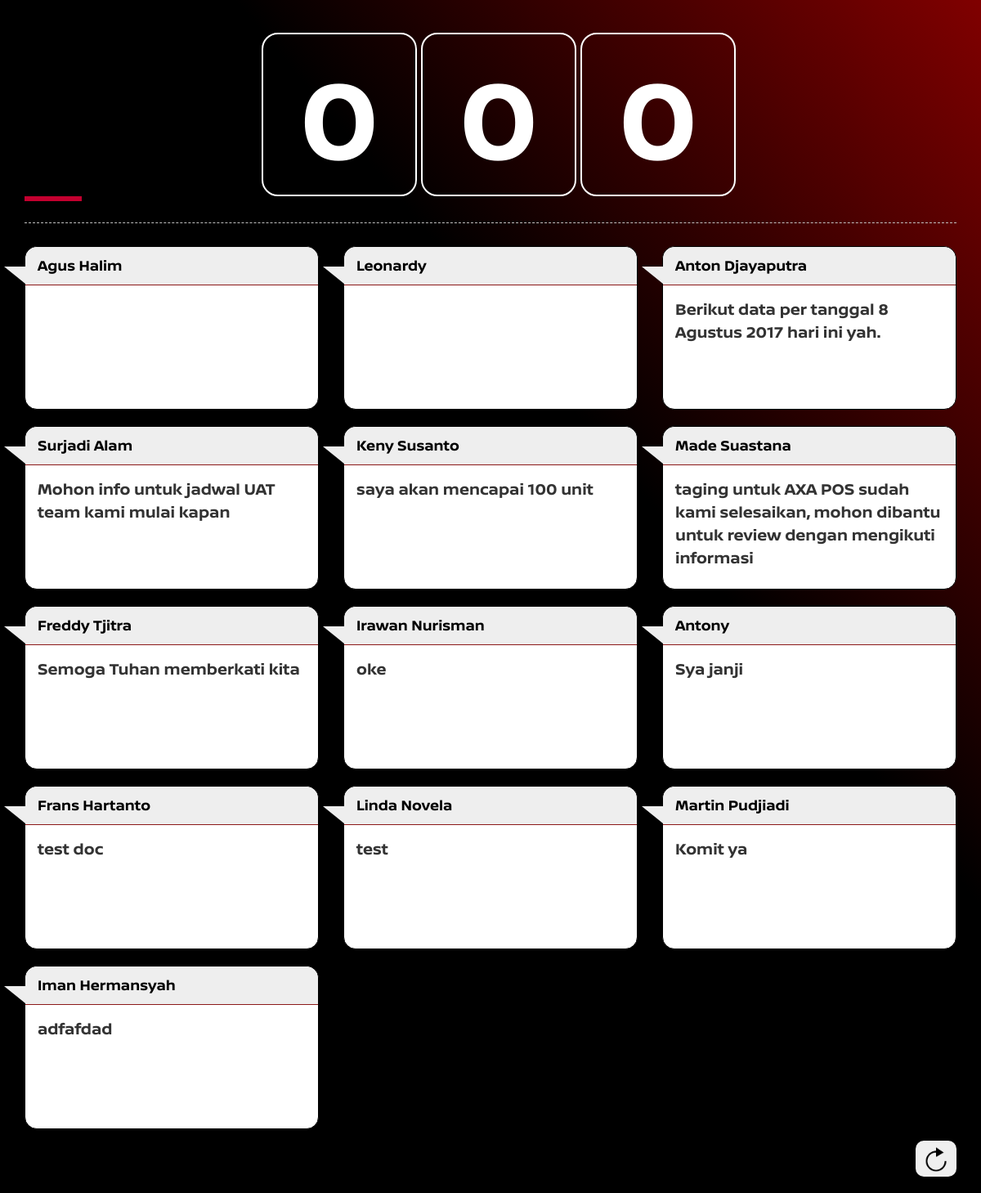
The page /index.php/dasboard on the database its author committed.
### tables this page shows
CREATE TABLE `user` (
  `ID` int(11) NOT NULL,
  `UserID` varchar(10) DEFAULT NULL,
  `UserType` enum('OfficialTeam','BoothRegistration','','') DEFAULT NULL,
  `IsActivated` enum('Yes','No','','') DEFAULT NULL,
  `UserName` varchar(100) DEFAULT NULL,
  `NoTelp` varchar(15) DEFAULT NULL,
  `Email` varchar(100) DEFAULT NULL,
  `CompanyID` int(11) DEFAULT NULL,
  `Cabang` varchar(250) DEFAULT NULL,
  `JobTitleID` int(11) DEFAULT NULL,
  `Commitment` varchar(500) DEFAULT NULL,
  `Image` varchar(500) DEFAULT NULL,
  `Signature` varchar(500) DEFAULT NULL,
  `Notes` varchar(500) DEFAULT NULL,
  `SubmitedDate` datetime DEFAULT NULL
);

### application/controllers/Dasboard.php (called while the page is built, shortened)
<?php
class Dasboard extends CI_Controller {
	public function __construct() {
		$this->load->model(array('UserModel'));
	}
	public function index()
	{
		$user = $this->UserModel->GetUser(1);
		$data['user'] = $user;
		$data['page'] = 1;
		$this->load->view('dasboard',$data);
	}
}

### index.php (called while the page is built, shortened)
<?php
require_once BASEPATH.'core/CodeIgniter.php';

### application/models/UserModel.php (called while the page is built, shortened)
<?php
class UserModel extends CI_Model {
	public function GetUser($page){
		$query = $this->db->query("select * from user where IsActivated='Yes' ORDER BY SubmitedDate");
		return $query->result();
	}
}

### application/views/dasboard.php (the view, shortened to what this page needs)
<!DOCTYPE html>
<html lang="en">
<head>
	<link href="css/bootstrap.min.css" rel="stylesheet">
	<link href="css/custom.css" rel="stylesheet">
	<link rel="stylesheet" media="print, screen" href="css/fonts/fonts-latin-basic.min.css">
	<link rel="stylesheet" media="print, screen" href="css/small.css">
	<link rel="stylesheet" media="print, screen and (min-width: 36.3125em)" href="css/medium.css">
	<link rel="stylesheet" media="print, screen and (min-width: 60em)" href="css/large.css">
	<link rel="stylesheet" media="print" href="css/print.css">
</head>
<body>
	<div class="container text-center" style="margin-bottom:10px;margin-top:10px;">
		<div class="col-sm-3"></div>
		<div class="col-sm-2 ct">
			<span id="1">0</span>
		</div>
		<div class="col-sm-2 ct">
			<span id="2">0</span>
		</div>
		<div class="col-sm-2 ct">
			<span id="3">0</span>
		</div>
		<div class="">
			<div class="c_004">
				<div class="heading-group">
					<h2>
					</h2>
				</div>
			</div>
		</div>
	</div>
	<?php
		if(!empty($user)){
			echo '<div class="container" id="row-one" style="display:none">';
			echo '<div class="row">';
			foreach($user as $key => $data)
			{
				$name = $data->UserName;
				echo '<div class="col-sm-4">';
				echo '<div class="panel panel-primary">';
				echo '<div class="panel-heading">'. $name .'</div>';
				echo '<div class="panel-body">'. $data->Commitment .'</div>';
				echo '</div></div>';
			}
			echo '</div></div>';
		}
	?>
	<footer class="container-fixed navbar-fixed-bottom">
		<div class="container" style="padding-bottom:25px;">
			<button type="button" id="btnRefresh" onclick=GetCommitment() class="pull-right"></button>
		</div>
	</footer>
</body>
</html>

### css/custom.css (style rules this page uses)
.panel-primary { height: 200px; border-color:black; border-radius: 15px; }
.panel-body { height:230px; font-size: 1.4em; }
.panel-primary>.panel-heading { background-color: #eee; color: black; font-size: large; font-weight:bold; border-color: #8c1919; border-radius: 15px 15px 0 0; }
#btnRefresh { display:block; bottom: 15px; right: 88px; z-index: 99; border: none; outline: none; background-image: url("../images/refresh.png"); background-size:cover; color: white; cursor: pointer; padding: 15px; border-radius: 10px; width: 50px; height: 44px; }
.navbar-fixed-bottom { bottom: -5px; }

### application/views/dasboard.php (style rules this page uses)
body { background: linear-gradient(to top right, #000000 62%, #800000 100%) no-repeat center center fixed; background-size:cover; font-family: "Nissan Bold",Verdana,Arial,sans-serif!important; }
.ct { min-height:200px; max-height:200px; border:2px solid white; font-size:140px; font-family: "Nissan Bold",Verdana,Arial,sans-serif!important; margin-top:30px; margin-left:5px; color:white; border-radius: 20px; }
.panel-primary:before { content: ""; position: absolute; right: 96%; top: 25px; width: 0; height: 0; border-top: 0px solid transparent; border-right: 26px solid #eee; border-bottom: 21px solid transparent; }

### rows shown on the page
user: UserName "Agus Halim"
user: UserName "Leonardy"
user: UserName "Anton Djayaputra", Commitment "Berikut data per tanggal 8 Agustus 2017 hari ini yah."
user: UserName "Surjadi Alam", Commitment "Mohon info untuk jadwal UAT team kami mulai kapan"
user: UserName "Keny Susanto", Commitment "saya akan mencapai 100 unit"
user: UserName "Made Suastana", Commitment "taging untuk AXA POS sudah kami selesaikan, mohon dibantu untuk review dengan mengikuti informasi"
user: UserName "Freddy Tjitra", Commitment "Semoga Tuhan memberkati kita"
user: UserName "Irawan Nurisman", Commitment "oke"
user: UserName "Antony", Commitment "Sya janji"
user: UserName "Frans Hartanto", Commitment "test doc"
user: UserName "Linda Novela", Commitment "test"
user: UserName "Martin Pudjiadi", Commitment "Komit ya"
user: UserName "Iman Hermansyah", Commitment "adfafdad"
